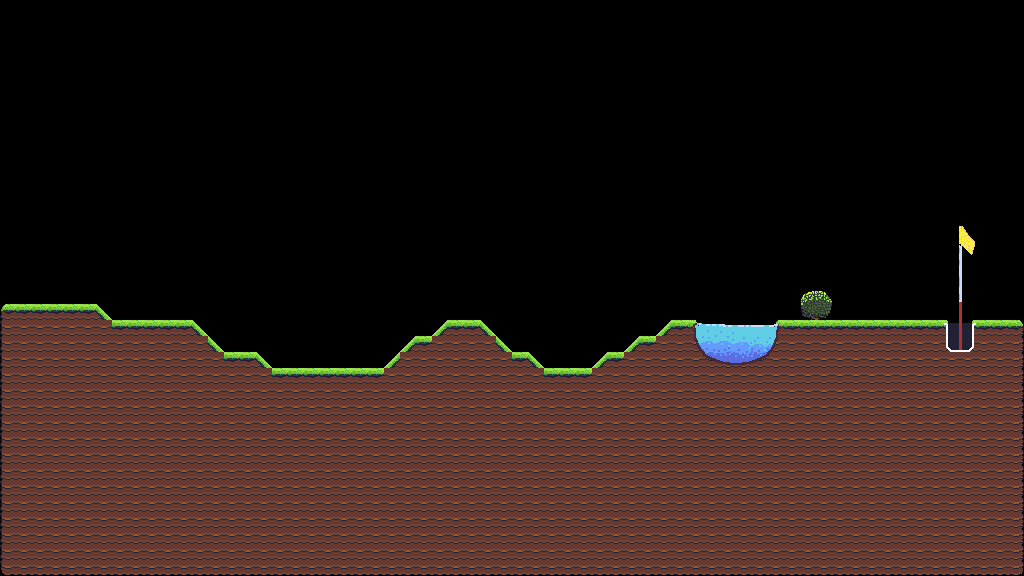

Below is a game level as drawn by its tile map, then a one-line description and the .tmx that defines it (tile-layer data replaced by summaries):
An orthogonal 64x36 tile map with 16x16 px tiles, 1 tile layer (Level), 2 tilesets and 204 objects (134x collide, 2x finish, bushes).

<map version="1.10" tiledversion="1.11.1" orientation="orthogonal" renderorder="right-down" width="64" height="36" tilewidth="16" tileheight="16" infinite="0" nextlayerid="9" nextobjectid="9272">
 <tileset firstgid="1" name="prototype" tilewidth="16" tileheight="16" tilecount="128" columns="16">
  <image source="images/prototype.png" width="256" height="128" />
  <tile id="0" type="ground" />
  <tile id="1" type="ground" />
  <tile id="2" type="ground" />
  <tile id="3" type="ground" />
  <tile id="4" type="ground" />
 </tileset>
 <tileset firstgid="129" name="all2" tilewidth="16" tileheight="16" tilecount="210" columns="14">
  <image source="images/all2.png" width="224" height="244" />
 </tileset>
 <layer id="1" name="Level" width="64" height="36">
  <data>[2304 cells, 996 non-empty, 50 distinct tile ids]</data>
 </layer>
 <objectgroup id="8" name="Pool_Object">
  <object id="9261" x="708.25" y="356.125">
   <polygon points="0,0 18.125,7.25 35.625,7.125 50.625,2.875 44.75,9.125 10.875,9.25" />
  </object>
  <object id="9261" x="708.25" y="356.125">
   <polygon points="0,0 18.125,7.25 35.625,7.125 50.625,2.875 44.75,9.125 10.875,9.25" />
  </object>
 </objectgroup>
 <objectgroup id="7" name="Bushes_Leaf_Object">
  <object id="9258" name="bushes" x="800" y="288" width="32" height="32" />
 </objectgroup>
 <objectgroup id="6" name="Bushes_Object">
  <object id="9257" x="803" y="291.5" width="26.5" height="28.5" />
  <object id="9257" x="803" y="291.5" width="26.5" height="28.5" />
 </objectgroup>
 <objectgroup id="2" name="Ground_Object">
  <object id="9061" type="collide" x="1008" y="320" width="16" height="16" />
  <object id="9062" type="collide" x="0" y="304" width="16" height="16" />
  <object id="9063" type="collide" x="16" y="304" width="16" height="16" />
  <object id="9064" type="collide" x="32" y="304" width="16" height="16" />
  <object id="9065" type="collide" x="48" y="304" width="16" height="16" />
  <object id="9066" type="collide" x="64" y="304" width="16" height="16" />
  <object id="9067" type="collide" x="80" y="304" width="16" height="16" />
  <object id="9068" type="collide" x="112" y="320" width="16" height="16" />
  <object id="9069" type="collide" x="128" y="320" width="16" height="16" />
  <object id="9070" type="collide" x="144" y="320" width="16" height="16" />
  <object id="9071" type="collide" x="160" y="320" width="16" height="16" />
  <object id="9072" type="collide" x="176" y="320" width="16" height="16" />
  <object id="9073" type="collide" x="448" y="320" width="16" height="16" />
  <object id="9074" type="collide" x="464" y="320" width="16" height="16" />
  <object id="9075" type="collide" x="672" y="320" width="16" height="16" />
  <object id="9076" type="collide" x="784" y="320" width="16" height="16" />
  <object id="9077" type="collide" x="832" y="320" width="16" height="16" />
  <object id="9078" type="collide" x="848" y="320" width="16" height="16" />
  <object id="9079" type="collide" x="864" y="320" width="16" height="16" />
  <object id="9080" type="collide" x="880" y="320" width="16" height="16" />
  <object id="9081" type="collide" x="896" y="320" width="16" height="16" />
  <object id="9082" type="collide" x="912" y="320" width="16" height="16" />
  <object id="9083" type="collide" x="928" y="320" width="16" height="16" />
  <object id="9084" type="collide" x="976" y="320" width="16" height="16" />
  <object id="9085" type="collide" x="992" y="320" width="16" height="16" />
  <object id="9086" type="collide" x="416" y="336" width="16" height="16" />
  <object id="9087" type="collide" x="640" y="336" width="16" height="16" />
  <object id="9088" type="collide" x="224" y="352" width="16" height="16" />
  <object id="9089" type="collide" x="240" y="352" width="16" height="16" />
  <object id="9090" type="collide" x="512" y="352" width="16" height="16" />
  <object id="9091" type="collide" x="608" y="352" width="16" height="16" />
  <object id="9092" type="collide" x="272" y="368" width="16" height="16" />
  <object id="9093" type="collide" x="288" y="368" width="16" height="16" />
  <object id="9094" type="collide" x="304" y="368" width="16" height="16" />
  <object id="9095" type="collide" x="320" y="368" width="16" height="16" />
  <object id="9096" type="collide" x="336" y="368" width="16" height="16" />
  <object id="9097" type="collide" x="352" y="368" width="16" height="16" />
  <object id="9098" type="collide" x="368" y="368" width="16" height="16" />
  <object id="9099" type="collide" x="544" y="368" width="16" height="16" />
  <object id="9100" type="collide" x="560" y="368" width="16" height="16" />
  <object id="9101" type="collide" x="576" y="368" width="16" height="16" />
  <object id="9102" type="collide" x="0" y="560" width="16" height="16" />
  <object id="9103" type="collide" x="0" y="320" width="16" height="16" />
  <object id="9104" type="collide" x="0" y="336" width="16" height="16" />
  <object id="9105" type="collide" x="0" y="352" width="16" height="16" />
  <object id="9106" type="collide" x="0" y="368" width="16" height="16" />
  <object id="9107" type="collide" x="0" y="384" width="16" height="16" />
  <object id="9108" type="collide" x="0" y="400" width="16" height="16" />
  <object id="9109" type="collide" x="0" y="416" width="16" height="16" />
  <object id="9110" type="collide" x="0" y="432" width="16" height="16" />
  <object id="9111" type="collide" x="0" y="448" width="16" height="16" />
  <object id="9112" type="collide" x="0" y="464" width="16" height="16" />
  <object id="9113" type="collide" x="0" y="480" width="16" height="16" />
  <object id="9114" type="collide" x="0" y="496" width="16" height="16" />
  <object id="9115" type="collide" x="0" y="512" width="16" height="16" />
  <object id="9116" type="collide" x="0" y="528" width="16" height="16" />
  <object id="9117" type="collide" x="0" y="544" width="16" height="16" />
  <object id="9118" type="collide" x="1008" y="560" width="16" height="16" />
  <object id="9119" type="collide" x="1008" y="336" width="16" height="16" />
  <object id="9120" type="collide" x="1008" y="352" width="16" height="16" />
  <object id="9121" type="collide" x="1008" y="368" width="16" height="16" />
  <object id="9122" type="collide" x="1008" y="384" width="16" height="16" />
  <object id="9123" type="collide" x="1008" y="400" width="16" height="16" />
  <object id="9124" type="collide" x="1008" y="416" width="16" height="16" />
  <object id="9125" type="collide" x="1008" y="432" width="16" height="16" />
  <object id="9126" type="collide" x="1008" y="448" width="16" height="16" />
  <object id="9127" type="collide" x="1008" y="464" width="16" height="16" />
  <object id="9128" type="collide" x="1008" y="480" width="16" height="16" />
  <object id="9129" type="collide" x="1008" y="496" width="16" height="16" />
  <object id="9130" type="collide" x="1008" y="512" width="16" height="16" />
  <object id="9131" type="collide" x="1008" y="528" width="16" height="16" />
  <object id="9132" type="collide" x="1008" y="544" width="16" height="16" />
  <object id="9133" x="16" y="304" width="16" height="16" />
  <object id="9134" x="32" y="304" width="16" height="16" />
  <object id="9135" x="48" y="304" width="16" height="16" />
  <object id="9136" x="64" y="304" width="16" height="16" />
  <object id="9137" x="80" y="304" width="16" height="16" />
  <object id="9138" x="112" y="320" width="16" height="16" />
  <object id="9139" x="128" y="320" width="16" height="16" />
  <object id="9140" x="144" y="320" width="16" height="16" />
  <object id="9141" x="160" y="320" width="16" height="16" />
  <object id="9142" x="176" y="320" width="16" height="16" />
  </objectgroup>
 <objectgroup id="3" name="Hole_Object">
  <!-- 8 objects omitted --></objectgroup>
 <objectgroup id="5" name="Spawn_Object">
  <!-- 1 objects omitted --></objectgroup>
</map>
<!-- 117 of 204 objects omitted -->
